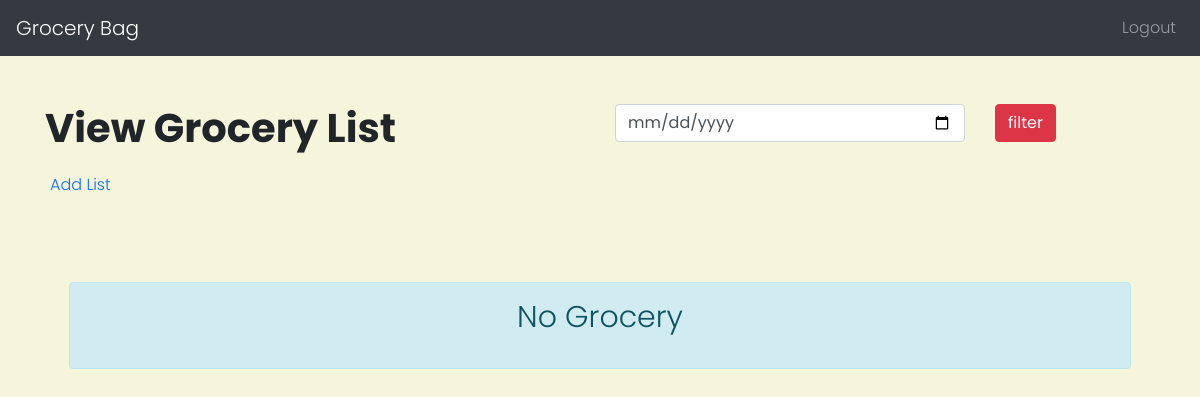
The app's page / (signed in), older data.
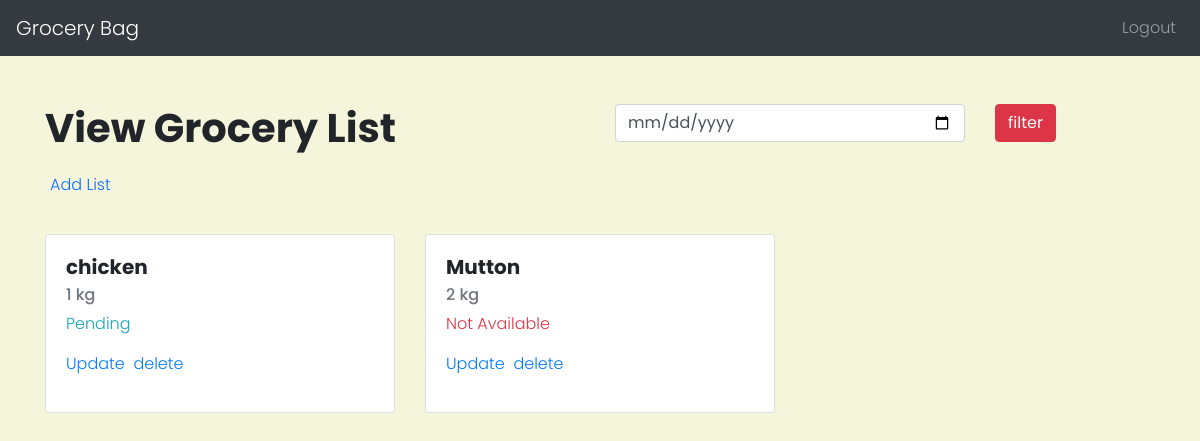
The same page, newer data.
### app/models.py (models this page shows)
class GROCERY_2(models.Model):
    status_choices = [
        ('B', 'BOUGHT'),
        ('NA', 'NOT AVAILABLE'),
        ('P', 'PENDING'),
    ]
    name = models.CharField(max_length=122)
    user = models.ForeignKey(User, on_delete=models.CASCADE)
    quantity = models.CharField(max_length=50)
    status = models.CharField(max_length=3, choices=status_choices)
    date = models.DateField()

### app/views.py (the view, shortened to what this page needs)
# urls.py: path('', views.index, name="home"),
@login_required(login_url='login')
def index(request):
    if request.user.is_authenticated:
        if request.method == "GET":
            groceries = GROCERY_2.objects.filter(user=request.user)
            print(request.user)
            print(groceries)
            return render(request, 'index.html', context={'groceries':groceries})
    else:
        return redirect('login')

### app/templates/index.html (shortened to what this page needs)
{% extends 'base.html' %}
{% block content %}
<div class="container mt-5">
    <div class="row">
        <div class="col-lg-6">
            <h1>View Grocery List</h1>
            <ul class="navbar-nav" style="float: left; text-decoration: none; padding: 5px; list-style-type: none;">
                <li class="nav-item">
                  <a class="nav-link" href="/add-list">Add List</a>
                </li>
              </ul>
        </div>
        <div class="col-lg-6 float-right">
            <form action="/" method="POST">
                <div class="row">
                    <div class="col-lg-8">
                        <input type="date" class="form-control" required name="date" value="{{grocery.date|date:"Y-m-d"}}">
                    </div>
                    <div class="col-lg-4">
                        <input type="submit" class="btn btn-danger" value="filter">
                    </div>
                </div>
            </form>
        </div>
    </div>
    {% if groceries|length == 0 %}
        <div class="p-4">
            <br>
            <br>
            <div class="alert alert-info text-center">
                <p class="" style="font-size: 30px;">No Grocery</p>
            </div>
            <br>
            <br>
        </div>
    {% else %}
        <div class="row mt-4">
            {% for grocery in groceries %}
            <div class="col-lg-4">
                <div class="card">
                    <div class="card-body">
                        <h5 class="card-title">{{grocery.name}}</h5>
                        <h6 class="card-subtitle mb-2 text-muted">{{grocery.quantity}}</h6>
                        {% if grocery.status == 'P' %}
                            <p class="text-info">Pending</p>
                        {% elif grocery.status == 'B' %}
                            <p class="text-success">Bought</p>
                        {% else %}
                            <p class="text-danger">Not Available</p>
                        {% endif %}
                        <p><a href="/update-list/{{grocery.id}}">Update</a>&nbsp&nbsp<a href="/delete-list/{{grocery.id}}" onclick="return confirm('Are you sure?')" title="Delete" class="">delete</a><p>
                    </div>
                </div>
            </div>
            {% endfor %}
        </div>
    {% endif %}
</div>
{% endblock %}

### app/templates/base.html (shortened to what this page needs)
<!doctype html>
<html lang="en">
  <head>
    <link href="https://cdn.jsdelivr.net/npm/bootstrap@5.1.3/dist/css/bootstrap.min.css" rel="stylesheet">
    <link rel="stylesheet" href="https://maxcdn.bootstrapcdn.com/bootstrap/4.4.1/css/bootstrap.min.css">
    <link rel="stylesheet" href="static/style.css">
  </head>
  <body>
    <nav class="navbar navbar-expand-lg navbar-dark bg-dark">
        <a class="navbar-brand" href="/">Grocery Bag</a>
        <div class="collapse navbar-collapse" id="navbarNav">
          <ul class="navbar-nav ms-auto">
            {% if request.user.is_authenticated %}
              <li class="nav-item">
                <a class="nav-link" href="/logout">Logout</a>
              </li>
              {% endif %}
          </ul>
        </div>
      </nav>
        <div>
            {%block content %}{% endblock%}
        </div>
  </body>
</html>

### app/static/style.css (style rules this page uses)
body { font-family: 'Poppins', sans-serif; font-weight: 300; background-color: beige; }
h1, h2, h3, h4, h5 { font-family: 'Poppins', sans-serif; font-weight: 700; }

Row changes from the older to the newer data that the page shows:
added GROCERY_2: name "chicken", quantity "1 kg", status "Pending"
added GROCERY_2: name "Mutton", quantity "2 kg", status "Not Available"
Text that changed along with them:
text no longer shown: "No Grocery"
